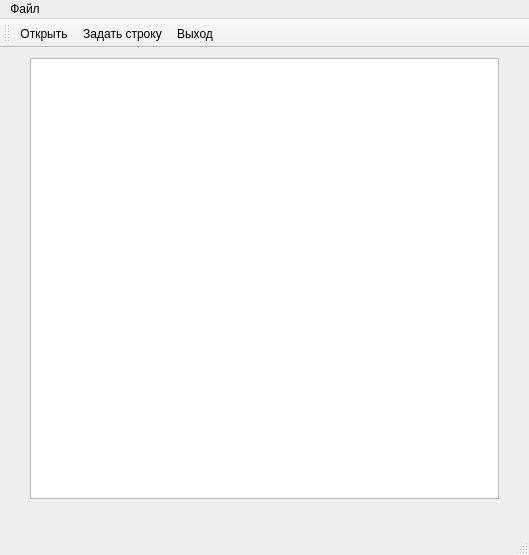
<?xml version="1.0" encoding="UTF-8"?>
<ui version="4.0">
 <class>MainWindow</class>
 <widget class="QMainWindow" name="MainWindow">
  <property name="geometry">
   <rect>
    <x>0</x>
    <y>0</y>
    <width>529</width>
    <height>555</height>
   </rect>
  </property>
  <property name="minimumSize">
   <size>
    <width>367</width>
    <height>407</height>
   </size>
  </property>
  <property name="maximumSize">
   <size>
    <width>9999</width>
    <height>9999</height>
   </size>
  </property>
  <property name="windowTitle">
   <string>Lab5_11</string>
  </property>
  <property name="windowIcon">
   <iconset resource="res.qrc">
    <normaloff>:/iconfinder_Programs_100274.ico</normaloff>:/iconfinder_Programs_100274.ico</iconset>
  </property>
  <widget class="QWidget" name="centralwidget">
   <widget class="QListWidget" name="listWidget">
    <property name="geometry">
     <rect>
      <x>30</x>
      <y>10</y>
      <width>469</width>
      <height>441</height>
     </rect>
    </property>
    <property name="font">
     <font>
      <pointsize>14</pointsize>
     </font>
    </property>
   </widget>
  </widget>
  <widget class="QStatusBar" name="statusbar"/>
  <widget class="QMenuBar" name="menubar">
   <property name="geometry">
    <rect>
     <x>0</x>
     <y>0</y>
     <width>529</width>
     <height>22</height>
    </rect>
   </property>
   <widget class="QMenu" name="menu">
    <property name="title">
     <string>Файл</string>
    </property>
    <addaction name="actionOpen"/>
    <addaction name="actionSet"/>
    <addaction name="separator"/>
    <addaction name="actionExit"/>
   </widget>
   <addaction name="menu"/>
  </widget>
  <widget class="QToolBar" name="toolBar">
   <property name="windowTitle">
    <string>toolBar</string>
   </property>
   <attribute name="toolBarArea">
    <enum>TopToolBarArea</enum>
   </attribute>
   <attribute name="toolBarBreak">
    <bool>false</bool>
   </attribute>
   <addaction name="actionOpen"/>
   <addaction name="actionSet"/>
   <addaction name="actionExit"/>
  </widget>
  <action name="actionOpen">
   <property name="icon">
    <iconset resource="res.qrc">
     <normaloff>:/icons8-file-50.png</normaloff>:/icons8-file-50.png</iconset>
   </property>
   <property name="text">
    <string>Открыть</string>
   </property>
   <property name="shortcut">
    <string>Ctrl+O</string>
   </property>
  </action>
  <action name="actionExit">
   <property name="icon">
    <iconset resource="res.qrc">
     <normaloff>:/icons8-delete-50.png</normaloff>:/icons8-delete-50.png</iconset>
   </property>
   <property name="text">
    <string>Выход</string>
   </property>
   <property name="shortcut">
    <string>Ctrl+E</string>
   </property>
  </action>
  <action name="actionSet">
   <property name="icon">
    <iconset resource="res.qrc">
     <normaloff>:/icons8-filter-50.png</normaloff>:/icons8-filter-50.png</iconset>
   </property>
   <property name="text">
    <string>Задать строку</string>
   </property>
   <property name="shortcut">
    <string>Ctrl+S</string>
   </property>
  </action>
 </widget>
 <resources>
  <include location="res.qrc"/>
 </resources>
 <connections>
  <connection>
   <sender>actionExit</sender>
   <signal>triggered()</signal>
   <receiver>MainWindow</receiver>
   <slot>close()</slot>
   <hints>
    <hint type="sourcelabel">
     <x>-1</x>
     <y>-1</y>
    </hint>
    <hint type="destinationlabel">
     <x>399</x>
     <y>299</y>
    </hint>
   </hints>
  </connection>
 </connections>
</ui>
